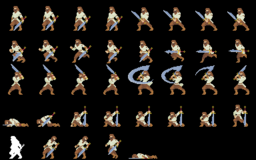

A level layout from a 2D game, rendered from its tile map. Below: a short description, then the map file with tile-grid data replaced by summaries:
An orthogonal 8x5 tile map with 32x32 px tiles, 1 tile layer (Desen Katmanı 1).

<map version="1.4" tiledversion="1.4.3" orientation="orthogonal" renderorder="right-down" width="8" height="5" tilewidth="32" tileheight="32" infinite="0" nextlayerid="2" nextobjectid="1">
 <tileset firstgid="1" source="lightbandit.tsx" />
 <layer id="1" name="Desen Katmanı 1" width="8" height="5">
  <data>[40 cells, 40 non-empty, 40 distinct tile ids]</data>
 </layer>
</map>